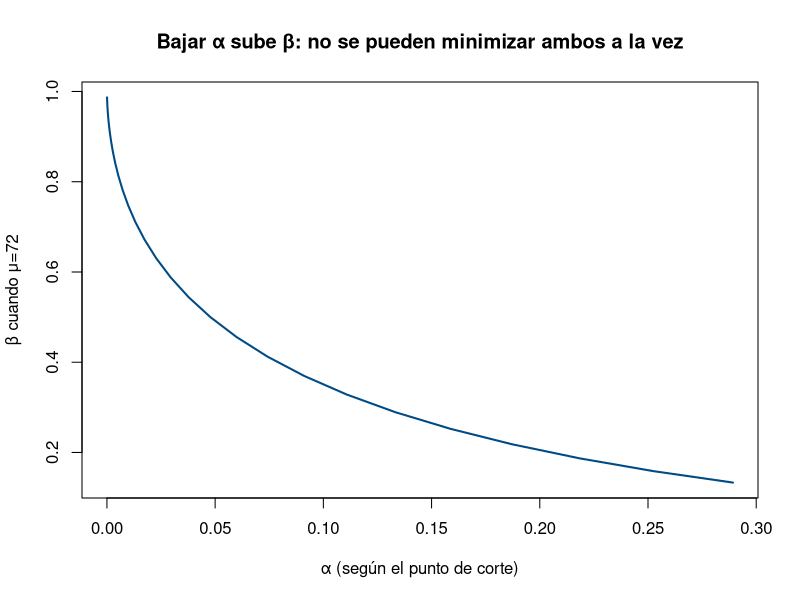

Write the R code that produced this figure.
## ---- chunk 1
# Si H0: p=0.5 es VERDADERA, ¿con qué frecuencia una muestra de 20 lanzamientos
# nos haría rechazarla erróneamente, usando la región de rechazo X<=5 o X>=15?
set.seed(1)
simulaciones <- replicate(100000, {
  x <- rbinom(1, size = 20, prob = 0.5)
  x <= 5 | x >= 15   # ¿cae en la región de rechazo?
})

mean(simulaciones)          # frecuencia empírica de rechazo (error de tipo I)
1 - pbinom(14, 20, 0.5) + pbinom(5, 20, 0.5)   # valor teórico exacto
## ---- chunk 2
mu0 <- 75; sigma <- 9; n <- 25
sigma_xbar <- sigma / sqrt(n)
c_corte <- 70.8

# alpha: P(rechazar H0 | H0 verdadera, mu=75)
alpha <- pnorm(c_corte, mean = mu0, sd = sigma_xbar)
alpha
## ---- chunk 3
# beta para varios valores reales de mu (H0 es falsa en cada caso)
beta <- function(mu_real) 1 - pnorm(c_corte, mean = mu_real, sd = sigma_xbar)
sapply(c(72, 70, 67), beta)
## ---- chunk 4
#| label: fig-tradeoff-alpha-beta
#| fig-cap: "Compromiso entre alpha y beta según el punto de corte"
cortes <- seq(68, 74, by = 0.2)
alphas <- pnorm(cortes, mean = 75, sd = sigma_xbar)
betas_72 <- 1 - pnorm(cortes, mean = 72, sd = sigma_xbar)

plot(alphas, betas_72, type = "l", col = "#004B85", lwd = 2,
     xlab = "α (según el punto de corte)", ylab = "β cuando μ=72",
     main = "Bajar α sube β: no se pueden minimizar ambos a la vez")
## ---- chunk 5
# 1. Parámetro de interés: mu = temperatura de activación promedio real
# 2. H0: mu = 130
# 3. Ha: mu != 130   (una desviación en cualquier dirección es de interés)
mu0 <- 130; sigma <- 1.5; n <- 9; xbar <- 131.08; alpha <- 0.01

# 4-5. Estadístico y región de rechazo (dos extremos)
z_critico <- qnorm(1 - alpha/2)
z_critico
## ---- chunk 6
# 6. Calcular el estadístico observado
z <- (xbar - mu0) / (sigma / sqrt(n))
z
## ---- chunk 7
# 7. Decisión
abs(z) >= z_critico   # ¿cae en la región de rechazo?
